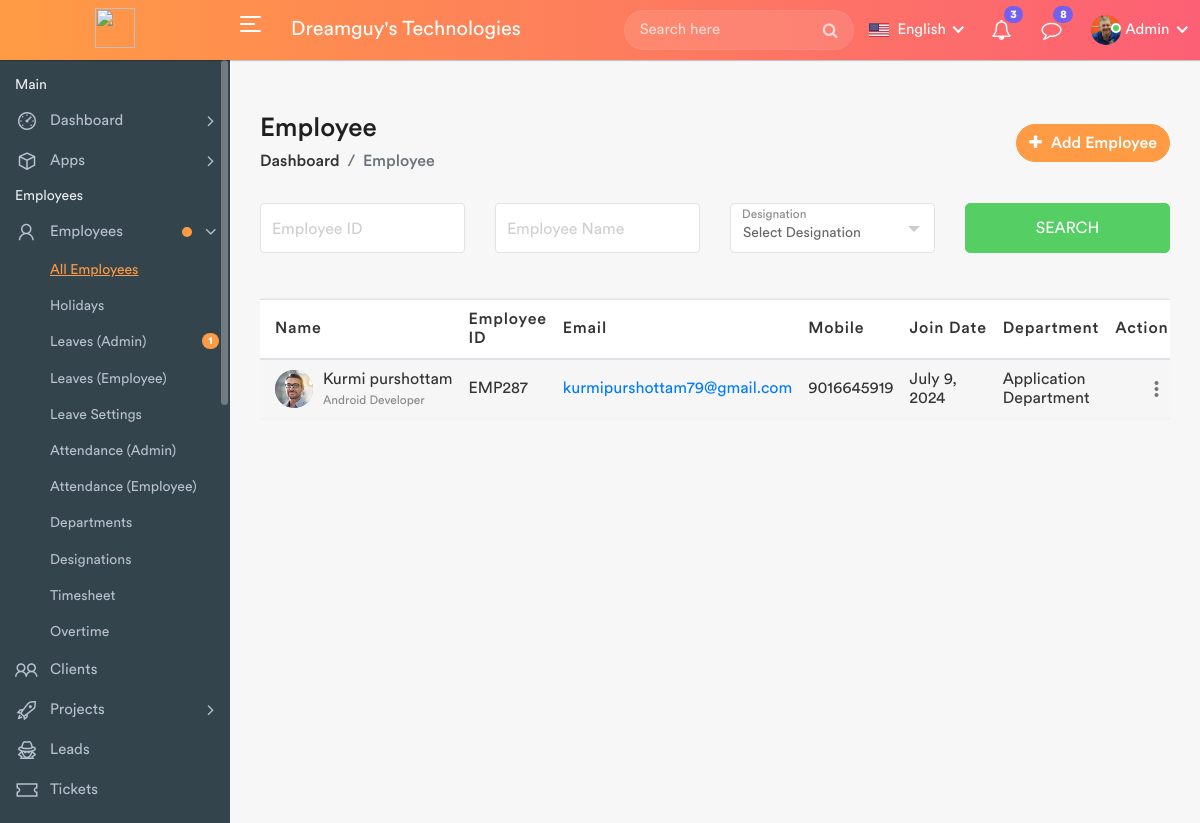
The app's page /employees_list with its own data.
### HRMS_APP/models.py (models this page shows, shortened)
class Employees(models.Model):
    company=(
        ("Delta","Delta"),
        ("Infotech","Infotech"),
        ("TCS","TCS"),
    )
    first_name = models.CharField(max_length=30)
    last_name = models.CharField(max_length=30)
    username = models.CharField(max_length=30)
    email = models.EmailField()
    password = models.CharField(max_length=30)
    employee_id = models.CharField(max_length=50)
    joining_date = models.DateField(null=True,blank=True)
    phone = models.CharField(max_length=12)
    company = models.CharField(max_length=20,choices=company)
    department = models.ForeignKey(Department, on_delete=models.CASCADE)
    designation = models.ForeignKey(Designation, on_delete=models.CASCADE)

class Designation(models.Model):
    designation = models.CharField(max_length=100)
    department = models.ForeignKey(Department, on_delete=models.CASCADE)
    def __str__(self):
        return self.designation

class Department(models.Model):
    department = models.CharField(max_length=100)
    def __str__(self):
        return self.department

### HRMS_APP/views.py (the view)
# urls.py: path('employees_list', views.employees_list, name='employees_list'),
def employees_list(request):
    employees = Employees.objects.all()
    departments = Department.objects.all()
    designations = Designation.objects.all()
    if request.method == "POST":
        if request.POST['password'] == request.POST['password2']:
            Employees.objects.create(
                first_name=request.POST['first_name'],
                last_name=request.POST['last_name'],
                username=request.POST['username'],
                email=request.POST['email'],
                password=request.POST['password'],
                joining_date=datetime.strptime(request.POST['joining_date'], '%d/%m/%Y').strftime('%Y-%m-%d'),
                employee_id=request.POST['employee_id'],
                phone=request.POST['phone'],
                company=request.POST['company'],
                department=Department.objects.get(id=request.POST['department']),
                designation=Designation.objects.get(id=request.POST['designation']),
            )
            sweetify.success(request, "Employee Add Successfully..")
            return render(request, 'employees-list.html', {'employees': employees, 'departments': departments, 'designations': designations})
        else:
            sweetify.warning(request, "Password and Confirm password do not match")
            return render(request, 'employees-list.html', {'employees': employees, 'departments': departments, 'designations': designations})
    else:
        return render(request, 'employees-list.html', {'employees': employees, 'departments': departments, 'designations': designations})

### HRMS_APP/templates/employees-list.html (shortened to what this page needs)
﻿﻿{% extends "header.html" %}
{% load static %}
{% block content %}
            <div class="page-wrapper">
                <div class="content container-fluid">
					<div class="page-header">
						<div class="row align-items-center">
							<div class="col">
								<h3 class="page-title">Employee</h3>
								<ul class="breadcrumb">
									<li class="breadcrumb-item"><a href="index.html">Dashboard</a></li>
									<li class="breadcrumb-item active">Employee</li>
								</ul>
							</div>
							<div class="col-auto float-right ml-auto">
								<a href="#" class="btn add-btn" data-toggle="modal" data-target="#add_employee"><i class="fa fa-plus"></i> Add Employee</a>
							</div>
						</div>
					</div>
					<form id="search-form" method="GET" action="{% url 'employees_serch' %}">
						<div class="row filter-row">
							<div class="col-sm-6 col-md-3">
								<div class="form-group form-focus">
									<input type="text" class="form-control floating" name="employee_id" id="employee_id1">
									<label class="focus-label">Employee ID</label>
								</div>
							</div>
							<div class="col-sm-6 col-md-3">
								<div class="form-group form-focus">
									<input type="text" class="form-control floating" name="employee_name" id="employee_name">
									<label class="focus-label">Employee Name</label>
								</div>
							</div>
							<div class="col-sm-6 col-md-3">
								<div class="form-group form-focus select-focus">
									<label class="focus-label">Designation</label>
								</div>
							</div>
							<div class="col-sm-6 col-md-3">
								<button type="submit" class="btn btn-success btn-block"> Search </button>
							</div>
						</div>
					</form>
					<div class="row">
						<div class="col-md-12">
							<div class="table-responsive">
								<table class="table table-striped custom-table datatable">
									<thead>
										<tr>
											<th>Name</th>
											<th>Employee ID</th>
											<th>Email</th>
											<th>Mobile</th>
											<th class="text-nowrap">Join Date</th>
											<th>Department</th>
											<th class="text-right no-sort">Action</th>
										</tr>
									</thead>
									<tbody>
										{% if employees %}
											{% for emp in employees %}
												<tr>
													<td>
														<h2 class="table-avatar">
															<a href="{% url 'profile' %}" class="avatar"><img alt="" src="{% static 'assets/img/profiles/avatar-02.jpg' %}"></a>
															<a href="{% url 'profile' %}">{{ emp.first_name }} {{ emp.last_name }}<span>{{ emp.designation }}</span></a>
														</h2>
													</td>
													<td>{{ emp.employee_id }}</td>
													<td><a href="mailto:{{ emp.email }}">{{ emp.email }}</a></td>
													<td>{{ emp.phone }}</td>
													<td>{{ emp.joining_date }}</td>
													<td>{{ emp.department }}</td>
													<td class="text-right">
														<div class="dropdown dropdown-action">
															<a href="#" class="action-icon dropdown-toggle" data-toggle="dropdown" aria-expanded="false"><i class="material-icons">more_vert</i></a>
														</div>
													</td>
												</tr>
											{% endfor %}
											{% endif %}
									</tbody>
								</table>
							</div>
						</div>
					</div>
                </div>
            </div>
        </div>
{% endblock  %}

### records on screen
Employees: first_name "Kurmi", last_name "purshottam", designation "Android Developer", employee_id "EMP287", email "kurmipurshottam79@gmail.com", phone "9016645919", joining_date "July 9, 2024", department "Application Department"
